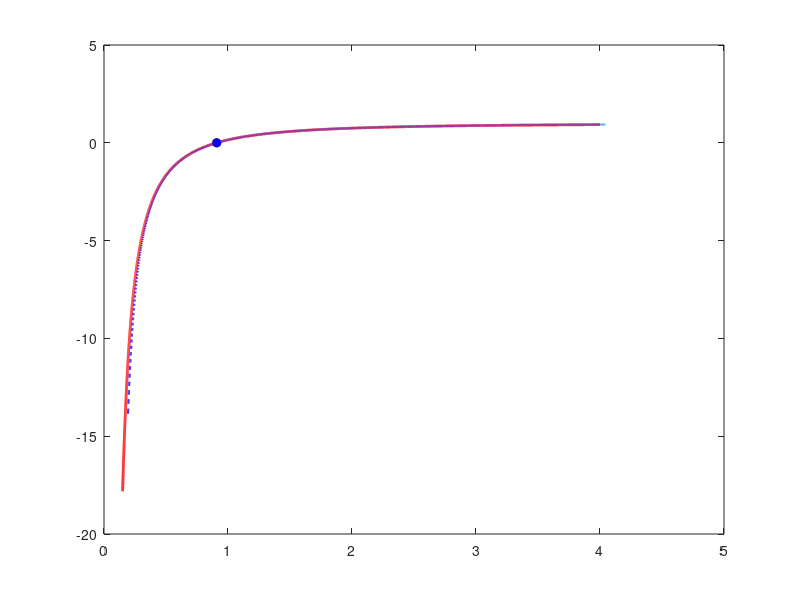

Here is the MATLAB script that generated this plot: (Note: this script raises an error after producing the figure.)
%% MR27 RIGID PLUG INSERT CALCULATOR
% Sizes a machined laminate plug co-cured into the honeycomb as well as a
% potted spool potting radius for comparison
%
% Equatoins basesd on Insert_calculator_2025_v2_1.mlx.
% ECSS-E-HB-32-22A core-shear equations are unedited.

clear; close all; clc;

%% 1. LOADS
% Default is worst load case from ME27_Suspension_Loads_Rev14
link_force_N          = 8150;    % max link force (N)
angle_from_normal_deg = 10.45;   % link angle from panel normal (deg) based on MR26 FLCA-F geometry
bracket_type          = 'B';     % 'A' or 'B' bracket style
a                     = 1.52;    % distance between bolts (in)
y                     = 0.4185;  % spherical to middle of bracket base (in)

SF = 2;                          % safety factor applied to loads

% Friction credit (same assumption as old calc). With these numbers friction
% (850 lb per bracket) cancels all shear for every control arm at SF 2-2.5.
% Set use_friction = false for a conservative shear check.
use_friction = true;
bolt_preload = 2125.8;           % lb per bolt, 75% of proof load (old calc value)
mu           = 0.2;              % Al bracket on carbon (old calc value; sheet uses 0.175)
n_bolts      = 2;                % bolts per bracket

%% 2. SANDWICH PANEL
% This is where ply thickness and core thickness go. old calc hard-coded these
% in its CORE PROPERTIES / FACE SHEET PROPERTIES blocks (c = 0.75,
% f = 0.055); here f is built from our ply count and ply thickness.

% Face sheet (one skin)
n_plies   = 4;                   % plies per face sheet
t_ply_mm  = 0.255;               % cured ply thickness (mm)
f         = n_plies * t_ply_mm / 25.4;   % face sheet thickness (in)
vf        = 0.3;                 % Poisson's ratio = sqrt(vxy*vyx)
Ef        = 4.33e6;              % Young's modulus (psi) = sqrt(Ex*Ey) (SES value)
Sigma_fy  = 14000;               % interlaminar shear strength of skin (psi) - old calc value
tau_f_punch = 14000;             % skin through-thickness shear (punch) strength (psi) PLACEHOLDER

% Core
c         = 1;                   % core height (in)
Sc        = 0.125;               % core cell size (in)
Gc        = 13667;               % core effective shear modulus (psi) - 6.1 pcf, 1/8-5052-.0015
Twcrit    = 272;                 % core shear strength (psi), minimum value (old calc value)

%% 3. PLUG MATERIAL  <-- EDIT
% All values are placeholders, replace with numbers from datasheet of the
% stuff we actually buy
%   Fcu_flat: compressive strength, flatwise (load along plug axis)
%   Fbru: bearing / edgewise compressive strength (bolt pushing sideways)
%   Fsu_perp: shear strength perpendicular to laminate ("punch" shear)
%   T_max_C: glass transition / max service temp (must clear the cure)
plug_material = 'G7';

switch plug_material
    case 'G7'   % glass cloth + silicone resin
        mat.name = 'G7';      mat.rho_gcc = 1.68;
        mat.Fcu_flat = 35000; mat.Fbru = 20000; mat.Fsu_perp = 12000;
        mat.T_max_C = 220;    mat.verified = false;
    case 'G10'  % glass cloth + epoxy
        mat.name = 'G10';     mat.rho_gcc = 1.82;
        mat.Fcu_flat = 60000; mat.Fbru = 35000; mat.Fsu_perp = 19000;
        mat.T_max_C = 130;    mat.verified = false;
    case 'G11'  % glass cloth + high-temp epoxy
        mat.name = 'G11';     mat.rho_gcc = 1.82;
        mat.Fcu_flat = 60000; mat.Fbru = 35000; mat.Fsu_perp = 19000;
        mat.T_max_C = 170;    mat.verified = false;
end

cure_temp_F = 350;               % monocoque cure temperature (F)  <-- EDIT if you lower it

%% 4. PLUG-TO-CORE BOND
% Shear the bond line between the plug wall and the cut honeycomb can
% carry, averaged over the full plug wall area (2*pi*b*c). Only the foil
% edges touch the plug, so this is NOT the adhesive's datasheet lap shear.
% Ideally we should empirically test what this actually is
% Default = core shear strength (Twcrit), the same strength
% value old calc uses: old calc has no bond term and assumes the core fails
% before the potting-to-core interface. Replace with push-out coupon data
% (tau = load / (2*pi*b*c)) when we have it if we wanna.
tau_bond_allow = Twcrit;         % psi
bond_is_measured = false;        % set true once tau_bond_allow comes from your tests
bond_knockdown = 1.0;            % extra knockdown on the bond (1 = none)

%% 5. HARDWARE AND SIZING RULES
d_bolt   = 0.190;                % bolt diameter (in), 10-32 / NAS03
d_hole   = 0.191;                % clearance hole in plug (in)
d_washer = 0.438;                % washer / nut bearing OD on the plug side (in)
eD_min   = 2.0;                  % min edge distance ratio (plug radius / hole dia)
b_min    = 0.25;                 % floor on radius (old calc floored at 0.25")
b_step   = 0;                    % round plug radius up to this step (in); 0 = no rounding
Pss_knockdown = 0.89;            % ECSS min-vs-typical knockdown (old calc value)
make_plots = true;

% Potted reference insert (for the mass comparison)
% Spool geometry: NAS03 Al spool, "Insert lengths 26" tab of the MR26 sheet.
% Spool length is taken as the full panel thickness (2*f + c).
spool_flange_OD  = 0.500;        % in
spool_flange_t   = 0.080;        % in, each flange
spool_neck_dia   = 0.291;        % in
spool_hole_dia   = 0.191;        % in, bolt clearance through the spool
rho_al_gcc       = 2.70;         % Al 6061 (g/cc)
% Potting: INF-114 + glass beads. MR26 sheet: 0.01868 kg/in^3 neat epoxy,
% x0.6 for glass beads = 0.01121 kg/in^3 (0.68 g/cc).
rho_potting_gcc  = 0.01121*1000/16.387064;   % g/cc

%% 6. DESIGN LOADS PER INSERT
F   = link_force_N * 0.224809;               % N -> lb
ang = angle_from_normal_deg * pi/180;
Fn  = F*cos(ang);                            % normal to panel, whole bracket
Fs  = F*sin(ang);                            % in-plane, whole bracket

switch upper(bracket_type)
    case 'B'   % both bolts share the normal load; moment carried at base
        P_ins = Fn/2;
        M_ins = Fs*y;
    case 'A'   % moment resolved into a bolt-load couple (sheet FBD)
        P_ins = Fn/2 + Fs*y/a;               % worst (outside) bolt
        M_ins = 0;
    otherwise
        error('bracket_type must be ''A'' or ''B''');
end

max_friction = n_bolts*bolt_preload*mu*use_friction;
P = SF*P_ins;                                % design normal load per insert (lb)
Q = max(SF*Fs - max_friction, 0);            % design shear (lb), old calc convention
M = SF*M_ins;                                % design moment (lb-in)

%% 7. ECSS CORE-SHEAR CHECK  (same equations as old calc)
beta   = c/f;                                                 % [C.2-9]
alpha  = 1/f * sqrt(Gc/Ef*12*(1-vf^2)*(1+beta/2));            % [C.2-10]
C_star = beta/(beta+1);                                       % [C.2-14]
Kmax   = @(b) b./(b./(1-exp(-.931714.*(alpha.*b).^.262866))) ...
            .*(1-sqrt((b./(1-exp(-.931714.*(alpha.*b).^.262866)))./b) ...
            .*exp(alpha.*(b-b./(1-exp(-.931714.*(alpha.*b).^.262866)))));  % [C.2-16],[C.2-6]
Pcrit  = @(b) 2*pi.*b.*c.*Twcrit./(C_star.*Kmax(b));          % [C.2-17]
Qss    = @(b) 8*b.^2*Twcrit + 2*f.*b.*Sigma_fy;               % [14.2-1]

b = linspace(0.15, 4, 20000);                                 % candidate radius (in)

% (a) Rigid plug: radius b everywhere
MS_plug = 1 - ((Q./Qss(b)).^2 + (P./(Pss_knockdown*Pcrit(b))).^2 + (M./(Pcrit(b).*b)).^2);

% (b) Potted reference, exactly as old calc: bp = bi + 0.35*Sc, Mss uses bi
bp = b + 0.35*Sc;
MS_pot = 1 - ((Q./Qss(bp)).^2 + (P./(Pss_knockdown*Pcrit(bp))).^2 + (M./(Pcrit(bp).*b)).^2);

i1 = find(MS_plug >= 0, 1);   i2 = find(MS_pot >= 0, 1);
if isempty(i1) || isempty(i2)
    error('No radius under 4" satisfies the ECSS check - loads too high for this panel.');
end
b_ecss   = b(i1);
bp_potted = max(bp(i2), b_min);

%% 8. NEW RIGID-PLUG CHECKS
% The plug is SIZED like old calc sizes potting (ECSS core shear), plus two
% geometric limits. The plug-to-core bond is NOT a sizing check (old calc has
% none); it is reported below as the bond strength the design REQUIRES,
% i.e. the target your push-out coupons have to beat.
% (d) Face-sheet punch-out around the plug perimeter
b_punch = P/(2*pi*f*tau_f_punch);
% (e) Edge distance
b_edge  = eD_min*d_hole;

req_names = {'ECSS core shear (old calc eqns)', 'Face-sheet punch-out', ...
             'Edge distance', 'Minimum radius floor'};
req_vals  = [b_ecss, b_punch, b_edge, b_min];
[b_req, igov] = max(req_vals);
if b_step > 0
    b_design = ceil(b_req/b_step - 1e-9)*b_step;
else
    b_design = b_req;   % first grid radius with MS >= 0 (grid step ~0.0002 in)
end

% (c) Plug-to-core bond requirement at the design radius.
% Conservative: all of P through the plug wall, no credit for the skins.
tau_bond_req = P/(2*pi*b_design*c);                                 % psi
MS_bond      = tau_bond_allow*bond_knockdown/tau_bond_req - 1;

% Radius-independent checks (margins at the design radius)
A_washer   = pi/4*(d_washer^2 - d_hole^2);
MS_washer  = mat.Fcu_flat/(max(bolt_preload, P)/A_washer) - 1;   % flatwise crush under washer
Q_bearing  = SF*Fs;                                              % ignores friction: conservative
MS_bearing = mat.Fbru/(Q_bearing/(d_bolt*c)) - 1;                % bolt bearing, plug only
MS_punchthru = (pi*d_washer*c*mat.Fsu_perp)/P - 1;               % washer punching through plug

%% 9. RESULTS
in3_to_cc = 16.387064;
m_plug   = mat.rho_gcc*in3_to_cc/1000 * pi*(b_design^2 - (d_hole/2)^2)*c;     % kg
% Potted insert: Al spool + potting filling the cleared core around it.
L_spool    = 2*f + c;                                                % in
V_flanges  = 2 * pi/4*(spool_flange_OD^2 - spool_hole_dia^2)*spool_flange_t;
V_neck     = pi/4*(spool_neck_dia^2 - spool_hole_dia^2)*(L_spool - 2*spool_flange_t);
V_spool    = V_flanges + V_neck;                                     % solid Al (in^3)
% Potting fills the core cylinder (radius bp, height c) except where the
% spool and its bolt hole sit. Portion of spool + hole inside the core:
V_spool_in_core = V_spool - pi/4*(spool_flange_OD^2 - spool_hole_dia^2)*2*f;
V_hole_in_core  = pi/4*spool_hole_dia^2*c;
V_potting  = pi*bp_potted^2*c - V_spool_in_core - V_hole_in_core;    % in^3
m_spool    = rho_al_gcc*in3_to_cc/1000*V_spool;                      % kg
m_potting  = rho_potting_gcc*in3_to_cc/1000*V_potting;               % kg
m_potted   = m_spool + m_potting;                                    % kg

fprintf('\n=== DESIGN LOADS PER INSERT (SF = %.2f) ===\n', SF);
fprintf('Link force %.0f N (%.0f lb), %.2f deg from normal, bracket type %s\n', ...
        link_force_N, F, angle_from_normal_deg, upper(bracket_type));
fprintf('P = %.0f lb   Q = %.0f lb   M = %.0f lb-in   (friction credit %.0f lb)\n', P, Q, M, max_friction);
fprintf('Panel: f = %.4f in (%d plies x %.3f mm), c = %.3f in\n', f, n_plies, t_ply_mm, c);

fprintf('\n=== POTTED REFERENCE INSERT (old calc method) ===\n');
fprintf('Real potting radius: %.3f in\n', bp_potted);
fprintf('Mass: %.1f g total = %.1f g Al spool (%.4f in^3, %.3f in long) + %.1f g potting (%.3f in^3)\n', ...
        1000*m_potted, 1000*m_spool, V_spool, L_spool, 1000*m_potting, V_potting);

fprintf('\n=== %s PLUG: REQUIRED RADIUS BY FAILURE MODE ===\n', mat.name);
for k = 1:numel(req_vals)
    tag = '';  if k == igov, tag = '  <-- governs'; end
    fprintf('  %-28s %6.3f in%s\n', req_names{k}, req_vals(k), tag);
end
fprintf('Plug radius to machine: %.4f in (dia %.4f in), approx. mass %.1f g\n', ...
        b_design, 2*b_design, 1000*m_plug);

fprintf('\n=== PLUG-TO-CORE BOND REQUIREMENT (target for push-out coupons) ===\n');
fprintf('  Bond must carry >= %.0f psi  (= P / (2*pi*b*c), all load through the wall)\n', tau_bond_req);
if bond_is_measured
    src = 'measured';
else
    src = 'core shear strength, not measured';
end
fprintf('  Current allowable %.0f psi (%s) -> MS = %.2f\n', tau_bond_allow, src, MS_bond);
fprintf('  For a coupon of radius r and core height h: pass if failure load > %.0f*2*pi*r*h lb\n', tau_bond_req);

fprintf('\n=== OTHER %s CHECKS (margin of safety, >0 passes) ===\n', mat.name);
fprintf('  Washer crush (flatwise)      MS = %6.2f\n', MS_washer);
fprintf('  Bolt bearing in plug         MS = %6.2f  (no friction, plug alone)\n', MS_bearing);
fprintf('  Washer punch-through plug    MS = %6.2f\n', MS_punchthru);
T_cure_C = (cure_temp_F-32)*5/9;
if mat.T_max_C < T_cure_C
    fprintf('  WARNING: %s max temp %.0f C is below the %.0f C (%.0f F) cure.\n', ...
            mat.name, mat.T_max_C, T_cure_C, cure_temp_F);
end
if ~mat.verified
    fprintf('\n  NOTE: %s material properties are still PLACEHOLDERS.\n', mat.name);
end
if ~bond_is_measured
    fprintf('  NOTE: bond allowable = core shear strength (%.0f psi), not measured.\n', tau_bond_allow);
end

if make_plots
    figure;
    plot(b, MS_plug, 'r', 'LineWidth', 2); hold on;
    plot(bp, MS_pot, 'b--', 'LineWidth', 1.5);
    plot(b_ecss, 0, 'ro', 'MarkerFaceColor', 'r');
    plot(bp_potted, 0, 'bo', 'MarkerFaceColor', 'b');
    yline(0, 'k:');
    xlim([0 2]); ylim([-1 1]);
    xlabel('Radius (in)'); ylabel('Margin of safety (ECSS core shear)');
    legend([mat.name ' plug'], 'Potted (old calc)', 'Location', 'southeast');
    title(sprintf('Link %.0f N, SF %.1f', link_force_N, SF));
    grid on;
end
